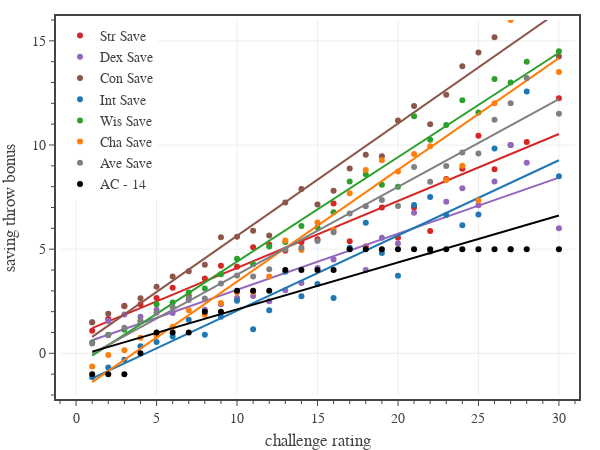

Notebook source saved alongside this figure:
### Code cell
# Saving throw bonus
columns = ['Str Save','Dex Save','Con Save','Int Save','Wis Save','Cha Save','Ave Save','AC - 14']
colors = ['#d62728','#9467bd','#8c564b','#1f77b4','#2ca02c','#ff7f0e','gray','black']

dfD = pd.read_csv('../../assets/data/dmg-targets.csv') # 'CR','PB','AC','AB','DC'
dfD = dfD.set_index('CR')

df1 = df0[df0['Category'].isin(['generic','legendary','unique']) & df0['CR'].between(1, 30)]
df1['Ave Save'] = (df1['Str Save'] + df1['Dex Save'] + df1['Con Save'] + df1['Int Save'] + df1['Wis Save'] + df1['Cha Save'])/6
df1['AC - 14'] = df1.apply(lambda row: dfD.loc[row['CR'], 'AC'] - 14, axis=1)
dfG = df1[['CR'] + columns].groupby('CR').mean()

# create figure
fig = go.Figure(
    layout=go.Layout(
        template=tfb.FIG_TEMPLATE,
        margin=dict(l=60, r=25, b=55, t=20, pad=4),
        xaxis=dict(
            title_text='challenge rating',
            range=[-1,31],
            tick0=0, dtick=5,
            minor=dict(tick0=0, dtick=1),
        ),
        yaxis=dict(
            title_text='saving throw bonus',
            range=[-2,16],
            tick0=0, dtick=5,
            minor=dict(tick0=0, dtick=1),
        ),
        legend=dict(
            xanchor='left', yanchor='top',
            x=0.00, y=1.00,
            orientation='v',
            tracegroupgap=0,
        )
    )
)

# plot data
x = dfG.index.to_series()
for column, c in zip(columns, colors):
    coefs = np.polyfit(x, dfG[column], 1)
    poly = np.poly1d(coefs)
    fig.add_trace(go.Scatter(
        x=dfG.index.to_series(), 
        y=dfG[column],
        mode='markers', 
        marker=dict(size=6, color=c),
        name=column,
        legendgroup=column,
        hovertemplate=
            'CR %{x}<br>'+
            'Bonus %{y:,.1f}' + 
            '<extra></extra>'
    ))
    fig.add_trace(go.Scatter(
        x=x, 
        y=poly(x),
        mode='lines', 
        marker=dict(color=c),
        name=column,
        legendgroup=column,
        showlegend=False,
        hoverinfo='skip',
    ))

# show figure
fig.update_layout(width=600, height=450)
fig.show(config=tfb.FIG_CONFIG)

# save figures
if SAVEFIGS:
    fig.update_layout(autosize=True, width=None, height=None)
    tfb.save_fig_html(fig, format='large', name=f'./fig-monster-save-bonus-vs-cr-large')
    tfb.save_fig_html(fig, format='small', name=f'./fig-monster-save-bonus-vs-cr-small')

### Figure 1 — Plotly figure (JSON) as saved in the notebook; plotly's stock layout.template omitted (floating-point values rounded to 4 significant figures)
{"data": [{"hovertemplate": "CR %{x}<br>Bonus %{y:,.1f}<extra></extra>", "legendgroup": "Str Save", "marker": {"color": "#d62728", "size": 6}, "mode": "markers", "name": "Str Save", "type": "scatter", "x": [1, 2, 3, 4, 5, 6, 7, 8, 9, 10, 11, 12, 13, 14, 15, 16, 17, 18, 19, 20, 21, 22, 23, 24, 25, 26, 27, 28, 30], "y": [1.085, 1.645, 2.265, 2.355, 2.657, 3.143, 2.756, 3.587, 4.208, 4.159, 5.091, 5.219, 4.921, 5.333, 5.476, 7.192, 5.375, 5.133, 7, 5.545, 7, 5.875, 8.364, 8.857, 10.44, 8.833, 10, 10.14, 12.25]}, {"hoverinfo": "skip", "legendgroup": "Str Save", "marker": {"color": "#d62728"}, "mode": "lines", "name": "Str Save", "showlegend": false, "type": "scatter", "x": [1, 2, 3, 4, 5, 6, 7, 8, 9, 10, 11, 12, 13, 14, 15, 16, 17, 18, 19, 20, 21, 22, 23, 24, 25, 26, 27, 28, 30], "y": [1.213, 1.534, 1.855, 2.177, 2.498, 2.819, 3.14, 3.461, 3.783, 4.104, 4.425, 4.746, 5.068, 5.389, 5.71, 6.031, 6.353, 6.674, 6.995, 7.316, 7.637, 7.959, 8.28, 8.601, 8.922, 9.244, 9.565, 9.886, 10.53]}, {"hovertemplate": "CR %{x}<br>Bonus %{y:,.1f}<extra></extra>", "legendgroup": "Dex Save", "marker": {"color": "#9467bd", "size": 6}, "mode": "markers", "name": "Dex Save", "type": "scatter", "x": [1, 2, 3, 4, 5, 6, 7, 8, 9, 10, 11, 12, 13, 14, 15, 16, 17, 18, 19, 20, 21, 22, 23, 24, 25, 26, 27, 28, 30], "y": [1.483, 1.557, 1.868, 1.757, 2.093, 1.935, 2.564, 2.087, 2.358, 2.659, 2.75, 2.5, 3.026, 3.37, 4.095, 4.5, 5, 4, 5.545, 5.273, 6.75, 4.875, 7.273, 7.929, 7.111, 8.25, 10, 9.143, 6]}, {"hoverinfo": "skip", "legendgroup": "Dex Save", "marker": {"color": "#9467bd"}, "mode": "lines", "name": "Dex Save", "showlegend": false, "type": "scatter", "x": [1, 2, 3, 4, 5, 6, 7, 8, 9, 10, 11, 12, 13, 14, 15, 16, 17, 18, 19, 20, 21, 22, 23, 24, 25, 26, 27, 28, 30], "y": [0.6295, 0.8985, 1.168, 1.437, 1.706, 1.975, 2.244, 2.513, 2.782, 3.051, 3.32, 3.589, 3.858, 4.127, 4.396, 4.665, 4.934, 5.203, 5.472, 5.741, 6.01, 6.279, 6.548, 6.817, 7.086, 7.355, 7.624, 7.893, 8.432]}, {"hovertemplate": "CR %{x}<br>Bonus %{y:,.1f}<extra></extra>", "legendgroup": "Con Save", "marker": {"color": "#8c564b", "size": 6}, "mode": "markers", "name": "Con Save", "type": "scatter", "x": [1, 2, 3, 4, 5, 6, 7, 8, 9, 10, 11, 12, 13, 14, 15, 16, 17, 18, 19, 20, 21, 22, 23, 24, 25, 26, 27, 28, 30], "y": [1.492, 1.896, 2.285, 2.645, 3.193, 3.688, 3.936, 4.25, 5.566, 5.591, 5.886, 5.656, 7.237, 7.889, 7.143, 7.808, 8.875, 9.533, 9.455, 11.18, 11.88, 11, 12.41, 13.79, 14.44, 15.17, 18, 16.14, 14.25]}, {"hoverinfo": "skip", "legendgroup": "Con Save", "marker": {"color": "#8c564b"}, "mode": "lines", "name": "Con Save", "showlegend": false, "type": "scatter", "x": [1, 2, 3, 4, 5, 6, 7, 8, 9, 10, 11, 12, 13, 14, 15, 16, 17, 18, 19, 20, 21, 22, 23, 24, 25, 26, 27, 28, 30], "y": [0.7926, 1.331, 1.87, 2.409, 2.948, 3.487, 4.025, 4.564, 5.103, 5.642, 6.181, 6.719, 7.258, 7.797, 8.336, 8.875, 9.413, 9.952, 10.49, 11.03, 11.57, 12.11, 12.65, 13.19, 13.72, 14.26, 14.8, 15.34, 16.42]}, {"hovertemplate": "CR %{x}<br>Bonus %{y:,.1f}<extra></extra>", "legendgroup": "Int Save", "marker": {"color": "#1f77b4", "size": 6}, "mode": "markers", "name": "Int Save", "type": "scatter", "x": [1, 2, 3, 4, 5, 6, 7, 8, 9, 10, 11, 12, 13, 14, 15, 16, 17, 18, 19, 20, 21, 22, 23, 24, 25, 26, 27, 28, 30], "y": [-1.144, -0.6776, -0.3046, 0.3364, 0.55, 0.8052, 1.615, 0.8875, 1.755, 2.523, 1.159, 2.062, 3.921, 2.741, 3.333, 2.654, 5.062, 6.267, 4.818, 3.727, 7.125, 7.5, 6.636, 6.143, 6.667, 9.833, 5, 12.57, 8.5]}, {"hoverinfo": "skip", "legendgroup": "Int Save", "marker": {"color": "#1f77b4"}, "mode": "lines", "name": "Int Save", "showlegend": false, "type": "scatter", "x": [1, 2, 3, 4, 5, 6, 7, 8, 9, 10, 11, 12, 13, 14, 15, 16, 17, 18, 19, 20, 21, 22, 23, 24, 25, 26, 27, 28, 30], "y": [-1.203, -0.8416, -0.4805, -0.1195, 0.2415, 0.6026, 0.9636, 1.325, 1.686, 2.047, 2.408, 2.769, 3.13, 3.491, 3.852, 4.213, 4.574, 4.935, 5.296, 5.657, 6.018, 6.379, 6.74, 7.101, 7.462, 7.823, 8.184, 8.545, 9.267]}, {"hovertemplate": "CR %{x}<br>Bonus %{y:,.1f}<extra></extra>", "legendgroup": "Wis Save", "marker": {"color": "#2ca02c", "size": 6}, "mode": "markers", "name": "Wis Save", "type": "scatter", "x": [1, 2, 3, 4, 5, 6, 7, 8, 9, 10, 11, 12, 13, 14, 15, 16, 17, 18, 19, 20, 21, 22, 23, 24, 25, 26, 27, 28, 30], "y": [0.5169, 0.8962, 1.132, 1.542, 2.357, 2.442, 2.923, 3.112, 3.792, 4.545, 4.273, 5.125, 5.342, 6.111, 6.048, 6.769, 8.25, 8.6, 8.091, 8, 11.38, 10.25, 10.95, 12.14, 11.56, 13.17, 13, 14, 14.5]}, {"hoverinfo": "skip", "legendgroup": "Wis Save", "marker": {"color": "#2ca02c"}, "mode": "lines", "name": "Wis Save", "showlegend": false, "type": "scatter", "x": [1, 2, 3, 4, 5, 6, 7, 8, 9, 10, 11, 12, 13, 14, 15, 16, 17, 18, 19, 20, 21, 22, 23, 24, 25, 26, 27, 28, 30], "y": [-0.1127, 0.3888, 0.8902, 1.392, 1.893, 2.394, 2.896, 3.397, 3.899, 4.4, 4.902, 5.403, 5.904, 6.406, 6.907, 7.409, 7.91, 8.412, 8.913, 9.414, 9.916, 10.42, 10.92, 11.42, 11.92, 12.42, 12.92, 13.43, 14.43]}, {"hovertemplate": "CR %{x}<br>Bonus %{y:,.1f}<extra></extra>", "legendgroup": "Cha Save", "marker": {"color": "#ff7f0e", "size": 6}, "mode": "markers", "name": "Cha Save", "type": "scatter", "x": [1, 2, 3, 4, 5, 6, 7, 8, 9, 10, 11, 12, 13, 14, 15, 16, 17, 18, 19, 20, 21, 22, 23, 24, 25, 26, 27, 28, 30], "y": [-0.6356, -0.0765, 0.1457, 0.7477, 0.85, 1.273, 2.064, 1.85, 2.415, 2.932, 2.955, 3.688, 5.421, 4.963, 6.286, 5.923, 7.688, 8.8, 9.273, 8.727, 9.562, 9.938, 8.318, 9, 7.333, 12, 16, 17.29, 13.5]}, {"hoverinfo": "skip", "legendgroup": "Cha Save", "marker": {"color": "#ff7f0e"}, "mode": "lines", "name": "Cha Save", "showlegend": false, "type": "scatter", "x": [1, 2, 3, 4, 5, 6, 7, 8, 9, 10, 11, 12, 13, 14, 15, 16, 17, 18, 19, 20, 21, 22, 23, 24, 25, 26, 27, 28, 30], "y": [-1.379, -0.8432, -0.307, 0.2292, 0.7654, 1.302, 1.838, 2.374, 2.91, 3.446, 3.982, 4.519, 5.055, 5.591, 6.127, 6.663, 7.2, 7.736, 8.272, 8.808, 9.344, 9.88, 10.42, 10.95, 11.49, 12.03, 12.56, 13.1, 14.17]}, {"hovertemplate": "CR %{x}<br>Bonus %{y:,.1f}<extra></extra>", "legendgroup": "Ave Save", "marker": {"color": "gray", "size": 6}, "mode": "markers", "name": "Ave Save", "type": "scatter", "x": [1, 2, 3, 4, 5, 6, 7, 8, 9, 10, 11, 12, 13, 14, 15, 16, 17, 18, 19, 20, 21, 22, 23, 24, 25, 26, 27, 28, 30], "y": [0.4661, 0.8734, 1.232, 1.564, 1.95, 2.214, 2.643, 2.629, 3.349, 3.735, 3.686, 4.042, 4.978, 5.068, 5.397, 5.808, 6.708, 7.056, 7.364, 7.076, 8.948, 8.24, 8.992, 9.643, 9.593, 11.21, 12, 13.21, 11.5]}, {"hoverinfo": "skip", "legendgroup": "Ave Save", "marker": {"color": "gray"}, "mode": "lines", "name": "Ave Save", "showlegend": false, "type": "scatter", "x": [1, 2, 3, 4, 5, 6, 7, 8, 9, 10, 11, 12, 13, 14, 15, 16, 17, 18, 19, 20, 21, 22, 23, 24, 25, 26, 27, 28, 30], "y": [-0.009953, 0.4113, 0.8326, 1.254, 1.675, 2.096, 2.518, 2.939, 3.36, 3.782, 4.203, 4.624, 5.045, 5.467, 5.888, 6.309, 6.731, 7.152, 7.573, 7.994, 8.416, 8.837, 9.258, 9.68, 10.1, 10.52, 10.94, 11.36, 12.21]}, {"hovertemplate": "CR %{x}<br>Bonus %{y:,.1f}<extra></extra>", "legendgroup": "AC - 14", "marker": {"color": "black", "size": 6}, "mode": "markers", "name": "AC - 14", "type": "scatter", "x": [1, 2, 3, 4, 5, 6, 7, 8, 9, 10, 11, 12, 13, 14, 15, 16, 17, 18, 19, 20, 21, 22, 23, 24, 25, 26, 27, 28, 30], "y": [-1, -1, -1, 0, 1, 1, 1, 2, 2, 3, 3, 3, 4, 4, 4, 4, 5, 5, 5, 5, 5, 5, 5, 5, 5, 5, 5, 5, 5]}, {"hoverinfo": "skip", "legendgroup": "AC - 14", "marker": {"color": "black"}, "mode": "lines", "name": "AC - 14", "showlegend": false, "type": "scatter", "x": [1, 2, 3, 4, 5, 6, 7, 8, 9, 10, 11, 12, 13, 14, 15, 16, 17, 18, 19, 20, 21, 22, 23, 24, 25, 26, 27, 28, 30], "y": [0.08027, 0.3055, 0.5307, 0.756, 0.9812, 1.206, 1.432, 1.657, 1.882, 2.107, 2.333, 2.558, 2.783, 3.008, 3.234, 3.459, 3.684, 3.909, 4.135, 4.36, 4.585, 4.81, 5.036, 5.261, 5.486, 5.711, 5.936, 6.162, 6.612]}], "layout": {"height": 450, "legend": {"orientation": "v", "tracegroupgap": 0, "x": 0, "xanchor": "left", "y": 1, "yanchor": "top"}, "margin": {"b": 55, "l": 60, "pad": 4, "r": 25, "t": 20}, "width": 600, "xaxis": {"dtick": 5, "minor": {"dtick": 1, "tick0": 0}, "range": [-1, 31], "tick0": 0, "title": {"text": "challenge rating"}}, "yaxis": {"dtick": 5, "minor": {"dtick": 1, "tick0": 0}, "range": [-2, 16], "tick0": 0, "title": {"text": "saving throw bonus"}}}}
